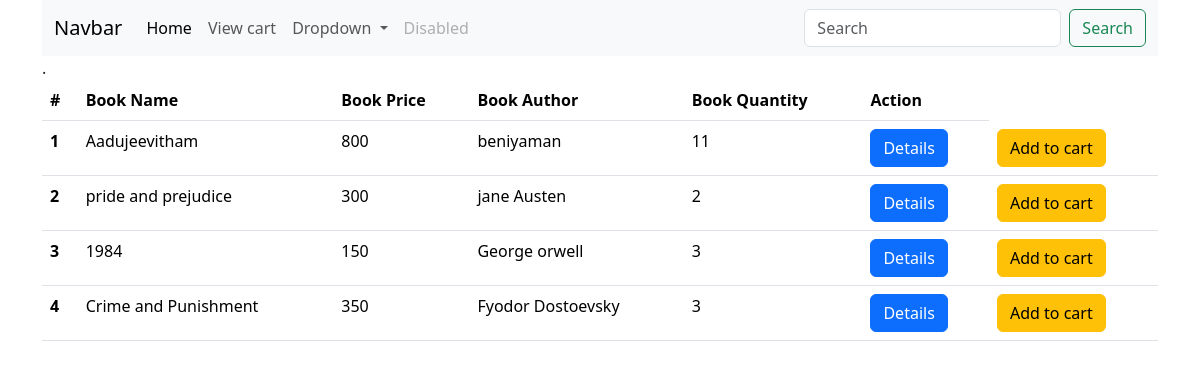
The page /user/ on the database its author committed.
### bookapp/models.py (models this page shows, shortened)
class Book(models.Model):
    title= models.CharField(max_length=200,null=True)
    price= models.IntegerField(null=True)
    image=models.ImageField(upload_to='book_media')
    quantity= models.IntegerField(null=True)
    author = models.ForeignKey(Author,on_delete=models.CASCADE)

class Author(models.Model):
    name = models.CharField(max_length=200,null=True)
    def __str__(self):
        return '{}'.format(self.name)

### userapp/views.py (the view)
# urls.py: path('',views.listbook,name='booklist'),
def listbook(request):
    books = Book.objects.all()
    paginator = Paginator(books,4)
    page_number=request.GET.get('page')
    try:
        page = paginator.get_page(page_number)
    except EmptyPage:
        page = paginator.page(page_number.num_pages)
    return render(request,'user/userlistbook.html',{'books':books,'page':page})

### templates/user/userlistbook.html (shortened to what this page needs)
<!DOCTYPE html>
<html lang="en">
<head>
    <link href="https://cdn.jsdelivr.net/npm/bootstrap@5.3.3/dist/css/bootstrap.min.css" rel="stylesheet">
</head>
<body>
<div class="container">
<nav class="navbar navbar-expand-lg bg-body-tertiary">
  <div class="container-fluid">
    <a class="navbar-brand" href="#">Navbar</a>
    <div class="collapse navbar-collapse" id="navbarSupportedContent">
      <ul class="navbar-nav me-auto mb-2 mb-lg-0">
        <li class="nav-item">
          <a class="nav-link active" aria-current="page" href="#">Home</a>
        </li>
        <li class="nav-item">
          <a class="nav-link" href="{% url 'viewcart' %}">View cart</a>
        </li>
        <li class="nav-item dropdown">
          <a class="nav-link dropdown-toggle" href="#" role="button" data-bs-toggle="dropdown" aria-expanded="false">
            Dropdown
          </a>
        </li>
        <li class="nav-item">
          <a class="nav-link disabled" aria-disabled="true">Disabled</a>
        </li>
      </ul>
      <form class="d-flex" role="search" method="get" action="{% url 'usersearch'%}">
        <input class="form-control me-2" type="search" placeholder="Search" aria-label="Search" name="q">
        <button class="btn btn-outline-success" type="submit">Search</button>
      </form>
    </div>
  </div>
</nav>
<table class="table">
    <thead>
    <tr>
        <th scope= "col"> # </th>
        <th scope= "col"> Book Name </th>
        <th scope= "col"> Book Price </th>
        <th scope= "col">Book Author</th>
         <th scope= "col">Book Quantity</th>
        <th scope= "col">Action</th>
    </tr>
    </thead>
    <tbody>.
     {% for book in page %}
    <tr>
        <th scope="row"> {{ forloop.counter }}</th>
        <td> {{ book.title }} </td>
        <td> {{ book.price }} </td>
        <td>{{ book.author }}</td>
        <td>{{ book.quantity }}</td>
        <td><a href="{% url 'details' book.id %}" class="btn btn-primary">Details</a></td>
        <td><a href="{% url 'addtocart' book.id %}" class="btn btn-warning">Add to cart </a></td>
    </tr>
     {% endfor %}
    </tbody>
</table>
</div>
</body>
</html>

### rows shown on the page
Book: title "Aadujeevitham", price "800", author "beniyaman", quantity "11"
Book: title "pride and prejudice", price "300", author "jane Austen", quantity "2"
Book: title "1984", price "150", author "George orwell", quantity "3"
Book: title "Crime and Punishment", price "350", author "Fyodor Dostoevsky", quantity "3"
